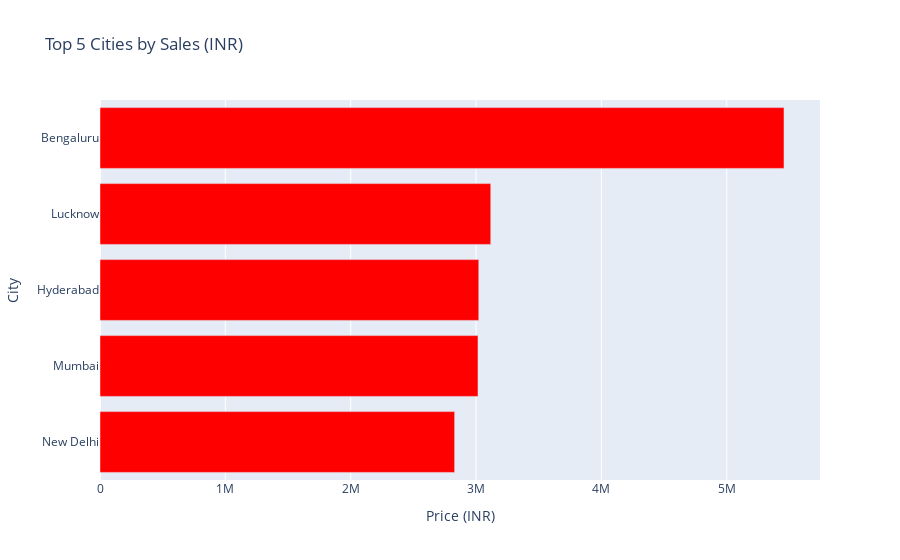

Here is the notebook cell this chart was saved with:
### Markdown cell above
### Top 5 Cities by Sales

### Code cell
top_5=(df.groupby("City")["Price (INR)"].sum().nlargest(5).sort_values().reset_index())

fig=px.bar(top_5,
           x="Price (INR)",
           y="City",
           orientation="h",
           title="Top 5 Cities by Sales (INR)",
           color_discrete_sequence=["red"]
)
fig.show()

### Figure 1 — Plotly figure (JSON) as saved in the notebook; plotly's stock layout.template omitted (floating-point values rounded to 4 significant figures)
{"data": [{"hovertemplate": "Price (INR)=%{x}<br>City=%{y}<extra></extra>", "legendgroup": "", "marker": {"color": "red", "pattern": {"shape": ""}}, "name": "", "orientation": "h", "showlegend": false, "textposition": "auto", "type": "bar", "x": [2829000.0, 3016000.0, 3022000.0, 3117000.0, 5457000.0], "xaxis": "x", "y": ["New Delhi", "Mumbai", "Hyderabad", "Lucknow", "Bengaluru"], "yaxis": "y"}], "layout": {"barmode": "relative", "legend": {"tracegroupgap": 0}, "title": {"text": "Top 5 Cities by Sales (INR)"}, "xaxis": {"anchor": "y", "domain": [0, 1], "title": {"text": "Price (INR)"}}, "yaxis": {"anchor": "x", "domain": [0, 1], "title": {"text": "City"}}}}
